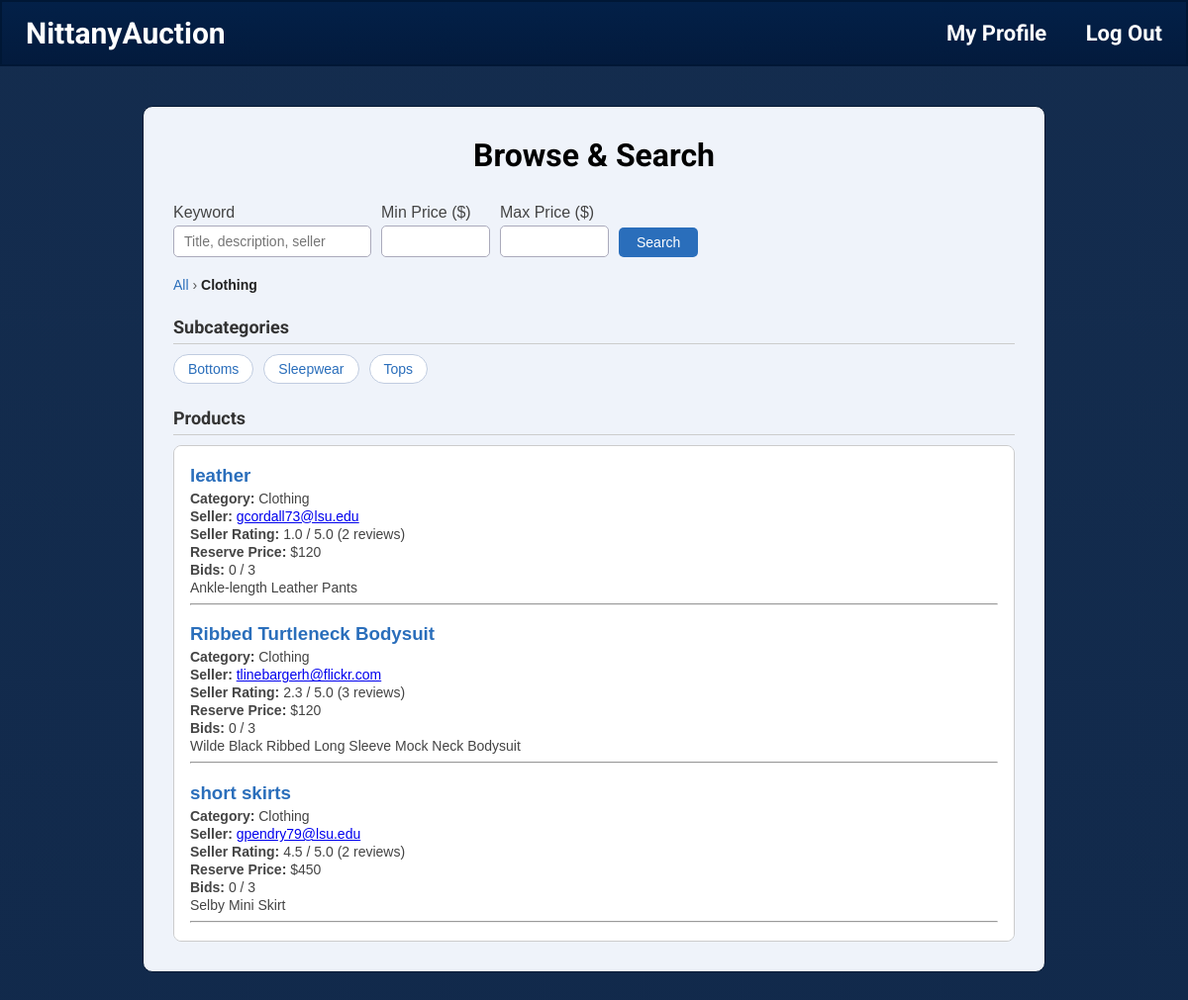
/search/Clothing (signed in), run on the app's committed database.
### tables this page shows
CREATE TABLE Auction_Listing(seller_email TEXT,
                             listing_ID INTEGER PRIMARY KEY,
                             category TEXT,
                             auction_title TEXT,
                             product_name TEXT,
                             product_description TEXT,
                             quantity INTEGER,
                             reserve_price TEXT,
                             max_bids INTEGER,
                             status INTEGER,
                             FOREIGN KEY(seller_email) REFERENCES User(email),
                             FOREIGN KEY(category) REFERENCES Category(category_name));

### Starter_code_431w/app.py (the view, shortened to what this page needs)
@app.route('/search')
@app.route('/search/<path:category>')
def search(category=None):
    if "email" not in session:
        return render_template("login.html", error="Please log in first.")
    error = None
    subcategories = []
    products = []
    breadcrumb = [] # build breadcrumb to track user's path
    wishlist_feedback = session.pop("wishlist_feedback", None)
    keyword = request.args.get('keyword', '').strip()
    min_price = request.args.get('min_price', '').strip()
    max_price = request.args.get('max_price', '').strip()
    is_search = bool(keyword or min_price or max_price)
    current_email = session.get("email", "")
    try:
        with get_connection() as con:
            initialize_schema_if_needed(con)
            wishlist_email_col = get_wishlist_email_column(con)
            if category is None:
                subcategories = con.execute("""
                    SELECT category_name FROM Category
                    WHERE parent_category = 'Root'
                    ORDER BY category_name
                """).fetchall()
                breadcrumb = [("All", None)]
            else:
                breadcrumb = [("All", "/search")]
                crumb_cat = category
                crumb_trail = []
                while crumb_cat:
                    parent_row = con.execute(
                        "SELECT parent_category FROM Category WHERE category_name = ?",
                        (crumb_cat,)
                    ).fetchone()
                    crumb_trail.append(crumb_cat)
                    if parent_row and parent_row["parent_category"] != "Root":
                        crumb_cat = parent_row["parent_category"]
                    else:
                        break
                for name in reversed(crumb_trail):
                    breadcrumb.append((name, f"/search/{name}"))
                if breadcrumb:
                    last = breadcrumb[-1]
                    breadcrumb[-1] = (last[0], None)
                subcategories = con.execute("""
                    SELECT TRIM(category_name) AS category_name
                    FROM Category
                    WHERE LOWER(TRIM(parent_category)) = LOWER(TRIM(?))
                    ORDER BY TRIM(category_name)
                """, (category,)).fetchall()
            query = """
                SELECT al.listing_ID, al.auction_title, al.product_name,
                       al.seller_email, al.reserve_price, al.category,
                       COUNT(DISTINCT b.bid_ID) AS bid_count,
                       MAX(b.bid_price) AS highest_bid,
                       al.max_bids,

                       ROUND(AVG(r.rating), 1) AS seller_rating,
                       COUNT(r.rating) AS rating_count,

                       MAX(
                           CASE
                               WHEN LOWER(TRIM(w.{})) = LOWER(TRIM(?)) THEN 1
                               ELSE 0
                           END
                       ) AS wishlisted
                FROM Auction_Listing al
                LEFT JOIN Bid b ON al.listing_ID = b.listing_ID
                LEFT JOIN Wishlist w ON al.listing_ID = w.listing_ID
                LEFT JOIN Rating r
                    ON LOWER(TRIM(r.seller_email)) = LOWER(TRIM(al.seller_email))
                WHERE al.status = 1
            """.format(wishlist_email_col)
            params = [current_email]
            if category:
                query += " AND LOWER(TRIM(al.category)) = LOWER(TRIM(?))"
                params.append(category)
            if min_price:
                query += " AND CAST(REPLACE(REPLACE(REPLACE(al.reserve_price, '$', ''), ',', ''), ' ', '') AS REAL) >= ?"
                params.append(float(str(min_price).replace('$', '').replace(',', '').strip()))
            if max_price:
                query += " AND CAST(REPLACE(REPLACE(REPLACE(al.reserve_price, '$', ''), ',', ''), ' ', '') AS REAL) <= ?"
                params.append(float(str(max_price).replace('$', '').replace(',', '').strip()))
            query += " GROUP BY al.listing_ID ORDER BY al.listing_ID DESC"
            products = con.execute(query, params).fetchall()
    except sql.Error as e:
        print("DB error in search:", e)
        error = "Database error while loading categories."
    return render_template(
        "search.html",
        category=category,
        subcategories=subcategories,
        products=products,
        breadcrumb=breadcrumb,
        error=error,
        role=session.get("role"),
        keyword=keyword,
        min_price=min_price,
        max_price=max_price,
        is_search=is_search,
        wishlist_feedback=wishlist_feedback,
        search_return_url=request.full_path,
    )

### Starter_code_431w/app.py (called while the page is built, shortened)
def get_connection():
    connection = sql.connect(DB_PATH)
    connection.row_factory = sql.Row
    return connection

def current_db_timestamp():
    return datetime.now().strftime("%Y-%m-%d %H:%M:%S")

def get_wishlist_email_column(connection):
    columns = {
        row["name"].strip().lower()
        for row in connection.execute("PRAGMA table_info(Wishlist)").fetchall()
    }
    if "bidder_email" in columns:
        return "bidder_email"
    if "email" in columns:
        return "email"
    return "email"

def close_expired_auctions(connection):
    now_ts = current_db_timestamp()
    expired_rows = connection.execute(
        """
        SELECT listing_ID, seller_email, reserve_price
        FROM Auction_Listing
        WHERE status = 1
          AND end_time IS NOT NULL
          AND TRIM(end_time) <> ''
          AND end_time <= ?
        """,
        (now_ts,),
    ).fetchall()
    if expired_rows:
        connection.commit()

def initialize_schema_if_needed(connection):
    user_table = connection.execute(
        "SELECT name FROM sqlite_master WHERE type='table' AND name='User'"
    ).fetchone()
    ensure_runtime_schema(connection)
    close_expired_auctions(connection)

### Starter_code_431w/templates/search.html (shortened to what this page needs)
<!DOCTYPE html>
<html>
<head>
</head>
<body>
{% include "banner.html" %}
<div class="search-box">
    <h1>Browse &amp; Search</h1>
    <form class="search-form" method="GET" action="{{ '/search/' + category if category else '/search' }}">
        <div class="field">
            <label>Keyword</label>
            <input type="text" name="keyword" value="{{ keyword }}" placeholder="Title, description, seller">
        </div>
        <div class="field">
            <label>Min Price ($)</label>
            <input type="number" name="min_price" value="{{ min_price }}" min="0" step="1">
        </div>
        <div class="field">
            <label>Max Price ($)</label>
            <input type="number" name="max_price" value="{{ max_price }}" min="0" step="1">
        </div>
        <button type="submit">Search</button>
    </form>
    <div class="breadcrumb">
        {% for name, url in breadcrumb %}
            {% if url %}<a href="{{ url }}">{{ name }}</a>
            {% else %}<span>{{ name }}</span>{% endif %}
            {% if not loop.last %} &rsaquo; {% endif %}
        {% endfor %}
    </div>
    {% if subcategories %}
        <h2>Subcategories</h2>
        <ul class="subcategory-list">
            {% for sub in subcategories %}
                <li><a href="/search/{{ sub['category_name'] }}">{{ sub['category_name'] }}</a></li>
            {% endfor %}
        </ul>
    {% endif %}
    {% if products %}
        <h2>{% if is_search %}Search Results{% else %}Products{% endif %}</h2>
        <div class="results-container">
            {% for p in products %}
                <div>
                    <h3><a href="/product/{{ p['listing_ID'] }}">{{ p['auction_title'] }}</a></h3>
                    <p><strong>Category:</strong> {{ p['category'] }}</p>
                   <p>
                        <strong>Seller:</strong>
                        <a href="/seller/{{ p['seller_email'] }}">
                            {{ p['seller_email'] }}
                        </a>
                    </p>
                    {% if p['seller_rating'] is not none %}
                        <p><strong>Seller Rating:</strong> {{ p['seller_rating'] }} / 5.0 ({{ p['rating_count'] }} review{% if p['rating_count'] != 1 %}s{% endif %})</p>
                    {% else %}
                        <p><strong>Seller Rating:</strong> No ratings yet</p>
                    {% endif %}
                    {% if p['highest_bid'] %}
                        <p><strong>Highest Bid:</strong> ${{ p['highest_bid'] }}</p>
                    {% else %}
                        <p><strong>Reserve Price:</strong> {{ p['reserve_price'] }}</p>
                    {% endif %}
                    <p><strong>Bids:</strong> {{ p['bid_count'] }} / {{ p['max_bids'] }}</p>
                    <p>{{ p['product_name'] }}</p>
                </div>
                <hr>
            {% endfor %}
        </div>
    {% elif is_search %}
        <p class="empty">No products matched your search.</p>
    {% elif category and not subcategories %}
        <p class="empty">No products in this category.</p>
    {% endif %}
</div>
</body>
</html>

### Starter_code_431w/templates/search.html (style rules this page uses)
html, body { margin: 0; font-family: Arial, sans-serif; background-image: linear-gradient(rgba(4, 30, 66, 0.75), rgba(3, 26, 60, 0.91)), url("https://psu-gatsby-files-prod.s3.amazonaws.com/s3fs-public/styles/4_3_1500w/public/NL%20statue%20spring124.jpg?h=046da51e&itok=0t_5yVWj"); background-size: cover; background-position: center; background-repeat: no-repeat; min-height: 100vh; }
h1 { margin-top: 0; font-size: 32px; text-align: center; font-weight: bold; font-family: 'Roboto', sans-serif; margin-bottom: 20px; }
.search-box { width: 850px; margin: 40px auto; background: #eff3fa; padding: 30px; border: 1px solid #031631; border-radius: 10px; }
label { display: block; margin-top: 10px; font-size: 16px; }
.search-form { display: flex; gap: 10px; align-items: flex-end; flex-wrap: wrap; margin-top: 10px; }
.search-form .field { display: flex; flex-direction: column; font-size: 13px; color: #444; gap: 4px; }
.search-form input[type=text], .search-form input[type=number] { padding: 7px 10px; font-size: 14px; border: 1px solid #aab; border-radius: 5px; width: 200px; box-sizing: border-box; }
.search-form input[type=number] { width: 110px; }
.search-form button { padding: 7px 18px; background: #2a6ebb; color: white; border: none; border-radius: 5px; font-size: 14px; cursor: pointer; align-self: flex-end; }
.breadcrumb { font-size: 14px; margin: 20px 0 10px 0; color: #555; }
.breadcrumb a { color: #2a6ebb; text-decoration: none; }
.breadcrumb span { font-weight: bold; color: #222; }
h2 { font-size: 18px; color: #333; margin-top: 24px; margin-bottom: 10px; border-bottom: 1px solid #ccc; padding-bottom: 6px; font-family: 'Roboto', sans-serif; }
.subcategory-list { list-style: none; padding: 0; margin: 0 0 10px 0; display: flex; flex-wrap: wrap; gap: 10px; }
.subcategory-list li a { display: inline-block; padding: 6px 14px; background: white; border: 1px solid #c0cce0; border-radius: 20px; color: #2a6ebb; text-decoration: none; font-size: 14px; }
.results-container { max-height: 500px; overflow-y: auto; margin-top: 10px; border: 1px solid #ccc; border-radius: 8px; background: white; padding: 0 16px; }
.results-container h3 { margin-bottom: 4px; }
.results-container h3 a { color: #2a6ebb; text-decoration: none; }
.results-container p { margin: 2px 0; font-size: 14px; color: #444; }

### data on the page
Auction_Listing: auction_title "leather", category "Clothing", seller_email "gcordall73@lsu.edu", seller_rating "1.0", rating_count "2", reserve_price "$120", bid_count "0", max_bids "3", product_name "Ankle-length Leather Pants"
Auction_Listing: auction_title "Ribbed Turtleneck Bodysuit", category "Clothing", seller_email "tlinebargerh@flickr.com", seller_rating "2.3", rating_count "3", reserve_price "$120", bid_count "0", max_bids "3", product_name "Wilde Black Ribbed Long Sleeve Mock Neck Bodysuit"
Auction_Listing: auction_title "short skirts", category "Clothing", seller_email "gpendry79@lsu.edu", seller_rating "4.5", rating_count "2", reserve_price "$450", bid_count "0", max_bids "3", product_name "Selby Mini Skirt"

### other printed values
{{ name }} "All"
{{ name }} "Clothing"
{{ sub['category_name'] }} "Bottoms" "Sleepwear" "Tops"
